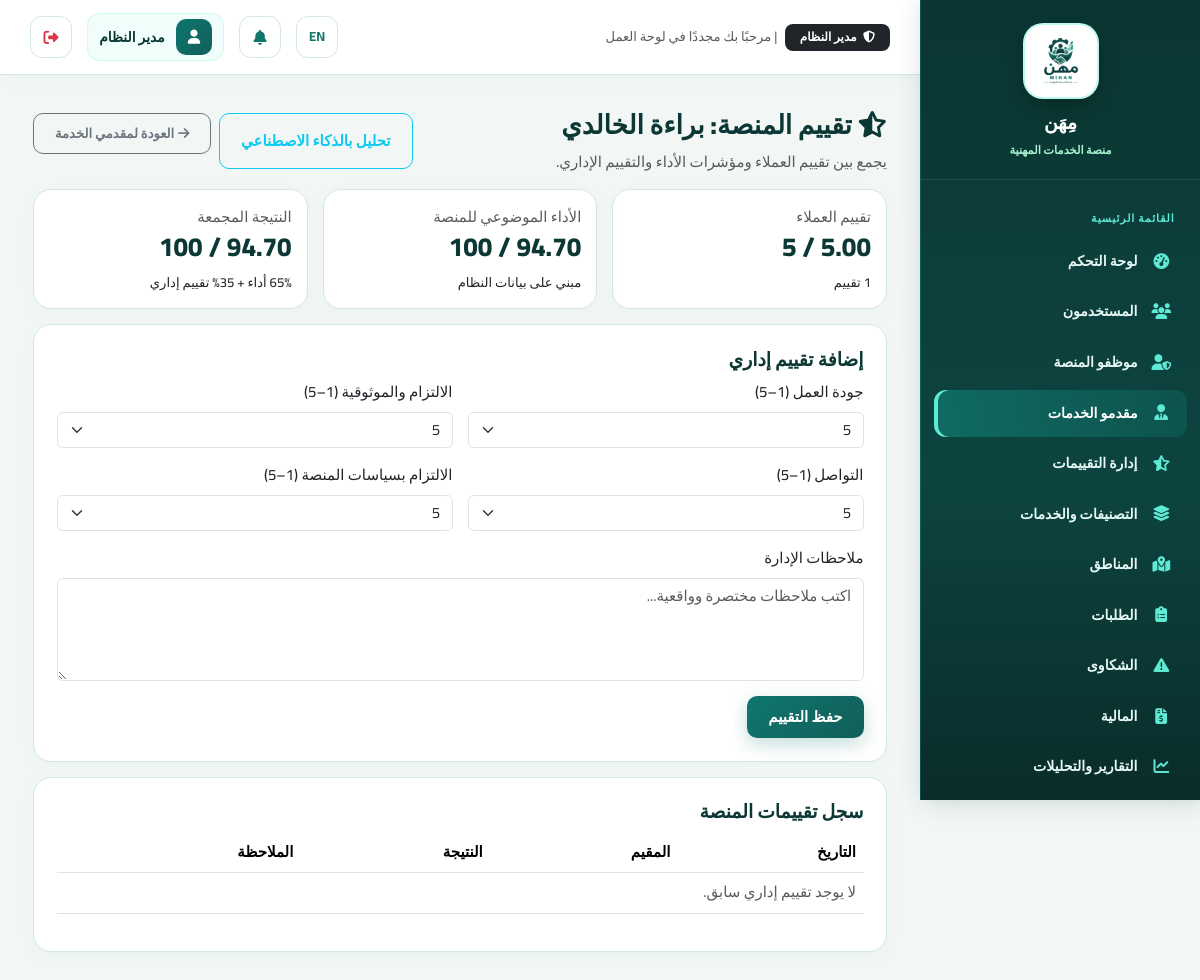
Screenshot of /admin/providers/1/evaluation (signed in) with the database file from the repository.
### tables this page shows
CREATE TABLE `system_settings` (
  `id` int(11) NOT NULL,
  `key` varchar(100) NOT NULL,
  `value` text DEFAULT NULL,
  `updated_at` datetime DEFAULT current_timestamp() ON UPDATE current_timestamp()
);

CREATE TABLE `users` (
  `id` int(11) NOT NULL,
  `name` varchar(150) NOT NULL,
  `email` varchar(150) NOT NULL,
  `phone` varchar(20) DEFAULT NULL,
  `password_hash` varchar(255) NOT NULL,
  `role` enum('customer','provider','employee','admin') NOT NULL DEFAULT 'customer',
  `profile_photo` varchar(255) DEFAULT NULL,
  `is_active` tinyint(1) NOT NULL DEFAULT 1,
  `is_verified_email` tinyint(1) NOT NULL DEFAULT 0,
  `created_at` datetime DEFAULT current_timestamp(),
  `updated_at` datetime DEFAULT current_timestamp() ON UPDATE current_timestamp()
);

CREATE TABLE `provider_profiles` (
  `id` int(11) NOT NULL,
  `user_id` int(11) NOT NULL,
  `category_id` int(11) DEFAULT NULL,
  `profession` varchar(150) DEFAULT NULL,
  `specialization` varchar(150) DEFAULT NULL,
  `bio` text DEFAULT NULL,
  `experience_years` int(11) DEFAULT 0,
  `is_verified` tinyint(1) NOT NULL DEFAULT 0,
  `is_available` tinyint(1) NOT NULL DEFAULT 1,
  `avg_rating` decimal(3,2) NOT NULL DEFAULT 0.00,
  `rating_count` int(11) NOT NULL DEFAULT 0,
  `completed_jobs` int(11) NOT NULL DEFAULT 0,
  `response_rate` decimal(5,2) NOT NULL DEFAULT 100.00,
  `created_at` datetime DEFAULT current_timestamp()
);

### app/views/admin/provider_evaluation.php (the view, shortened to what the rows shown need)
<div class="d-flex justify-content-between align-items-center mb-3"><div><h3><i class="fa-solid fa-star-half-stroke"></i> تقييم المنصة: <?= e($provider['name']) ?></h3><p class="text-muted mb-0">يجمع بين تقييم العملاء ومؤشرات الأداء والتقييم الإداري.</p></div><div class="d-flex gap-2"><a class="btn btn-outline-info" href="<?= url('/admin/ai/provider/'.$provider['id']) ?>">تحليل بالذكاء الاصطناعي</a><?php renderBackButton('/admin/providers', 'العودة لمقدمي الخدمة'); ?></div></div>
<div class="row g-3 mb-3"><div class="col-md-4"><div class="card p-3"><div class="text-muted">تقييم العملاء</div><h3><?= number_format((float)$customerStats['customer_avg'],2) ?> / 5</h3><small><?= (int)$customerStats['review_count'] ?> تقييم</small></div></div><div class="col-md-4"><div class="card p-3"><div class="text-muted">الأداء الموضوعي للمنصة</div><h3><?= number_format($objective,2) ?> / 100</h3><small>مبني على بيانات النظام</small></div></div><div class="col-md-4"><div class="card p-3"><div class="text-muted">النتيجة المجمعة</div><h3><?= number_format($combined,2) ?> / 100</h3><small>65% أداء + 35% تقييم إداري</small></div></div></div>
<div class="card p-4 mb-3"><h5>إضافة تقييم إداري</h5><form method="POST"><?= csrf_field() ?><div class="row g-3"><?php foreach(['quality_score'=>'جودة العمل','reliability_score'=>'الالتزام والموثوقية','communication_score'=>'التواصل','compliance_score'=>'الالتزام بسياسات المنصة'] as $k=>$label): ?><div class="col-md-6"><label class="form-label"><?= $label ?> (1–5)</label><select name="<?= $k ?>" class="form-select" required><?php for($i=1;$i<=5;$i++): ?><option value="<?= $i ?>" <?= (($latest[$k]??5)==$i)?'selected':'' ?>><?= $i ?></option><?php endfor; ?></select></div><?php endforeach; ?></div><div class="mt-3"><label class="form-label">ملاحظات الإدارة</label><textarea name="comment" class="form-control" rows="4" placeholder="اكتب ملاحظات مختصرة وواقعية..."></textarea></div><button class="btn btn-primary mt-3">حفظ التقييم</button></form></div>
<div class="card p-4"><h5>سجل تقييمات المنصة</h5><div class="table-responsive"><table class="table"><thead><tr><th>التاريخ</th><th>المقيم</th><th>النتيجة</th><th>الملاحظة</th></tr></thead><tbody><?php  if(!$history): ?><tr><td colspan="4" class="text-muted">لا يوجد تقييم إداري سابق.</td></tr><?php endif; ?></tbody></table></div></div>

### app/core/Router.php (shortened to what the rows shown need)
<?php
class Router
{
    private array $routes = [];
    private function add(string $method, string $path, string $handler): void
    {
        $this->routes[] = compact('method', 'path', 'handler');
    }
    public function dispatch(string $method, string $uri): void
    {
        $uri = strtok($uri, '?');
        $base = BASE_PATH;
        if ($base !== '' && strpos($uri, $base) === 0) {
            $uri = substr($uri, strlen($base));
        }
        $uri = rtrim($uri, '/');
        foreach ($this->routes as $route) {
            if ($route['method'] !== $method) continue;
            $pattern = preg_replace('#\{[a-zA-Z_]+\}#', '([^/]+)', $route['path']);
            $pattern = '#^' . $pattern . '$#u';
            if (preg_match($pattern, $uri, $matches)) {
                array_shift($matches);
                [$controllerName, $methodName] = explode('@', $route['handler']);
                $controller = new $controllerName();
                call_user_func_array([$controller, $methodName], $matches);
                return;
            }
        }
    }
}

### app/views/partials/sidebar.php (shortened to what the rows shown need)
<?php
$role=Auth::role(); $current=parse_url($_SERVER['REQUEST_URI']??'',PHP_URL_PATH) ?: '/';
$links=[];
if($role==='customer') $links=[['fa-gauge-high',__('dashboard'),'/customer/dashboard'],['fa-list-check',__('my_requests'),'/customer/requests'],['fa-file-invoice-dollar','المالية والفواتير','/customer/finance'],['fa-plus-circle',__('new_request'),'/customer/requests/create'],['fa-comment-dots',__('smart_assistant'),'/customer/ai/assistant'],['fa-user-gear',__('search'),'/providers'],['fa-triangle-exclamation',__('complaints'),'/customer/complaints'],['fa-user',__('profile'),'/customer/profile']];
elseif($role==='provider') $links=[['fa-gauge-high',__('dashboard'),'/provider/dashboard'],['fa-inbox',__('incoming_requests'),'/provider/requests'],['fa-wallet','المالية والمدفوعات','/provider/finance'],['fa-star',__('reviews'),'/provider/reviews'],['fa-id-card',__('professional_profile'),'/provider/profile']];
elseif($role==='admin') $links=[['fa-gauge-high',__('dashboard'),'/admin/dashboard'],['fa-users',__('users'),'/admin/users'],['fa-user-shield','موظفو المنصة','/admin/employees'],['fa-user-tie',__('providers'),'/admin/providers'],['fa-star-half-stroke',__('review_management'),'/admin/reviews'],['fa-layer-group',__('categories_services'),'/admin/categories'],['fa-map-location-dot',__('locations'),'/admin/locations'],['fa-clipboard-list',__('requests'),'/admin/requests'],['fa-triangle-exclamation',__('complaints'),'/admin/complaints'],['fa-file-invoice-dollar',__('finance'),'/admin/finance'],['fa-chart-line',__('reports_analytics'),'/admin/reports'],['fa-bell',__('notifications'),'/admin/notifications'],['fa-brain',__('ai'),'/admin/ai'],['fa-chalkboard-teacher','ماهر AI','/admin/mahir'],['fa-gear',__('settings'),'/admin/settings']];
?>
<aside class="dash-sidebar">
 <div class="sidebar-brand"><a href="<?= url('/') ?>" class="sidebar-brand-link"><img class="sidebar-logo" src="<?= asset('images/logo-mihan-original.png') ?>" alt="<?= e(__('app_name')) ?>"><span class="sidebar-brand-text"><?= e(setting('site_name', __('app_name'))) ?><small><?= __('professional_services_platform') ?></small></span></a></div>
 <ul class="sidebar-nav"><li class="sidebar-section"><?= __('main_menu') ?></li>
 <?php foreach($links as $link): $active=str_starts_with($current,rtrim(BASE_PATH.$link[2],'/')); ?><li><a class="<?= $active?'active':'' ?>" href="<?= url($link[2]) ?>"><i class="fa-solid <?= $link[0] ?>"></i><span><?= e($link[1]) ?></span></a></li><?php endforeach; ?>
 </ul>
</aside>

### app/views/partials/topbar.php (shortened to what the rows shown need)
<?php
$userRole = Auth::role();
$roleBadge = [
    'admin' => ['label' => 'مدير النظام', 'color' => 'bg-dark text-white'],
    'employee' => ['label' => 'موظف المنصة', 'color' => 'bg-primary text-white'],
    'provider' => ['label' => 'مقدم خدمة', 'color' => 'bg-info text-dark'],
    'customer' => ['label' => 'عميل مستفيد', 'color' => 'bg-success text-white'],
][$userRole] ?? ['label' => $userRole, 'color' => 'bg-secondary text-white'];
?>
<header class="dash-topbar">
  <div class="d-none d-md-flex align-items-center gap-2">
    <span class="badge <?= $roleBadge['color'] ?> px-3 py-2 fw-bold" style="font-size: 0.8rem; border-radius: 8px;">
      <i class="fa-solid fa-shield-halved me-1"></i> <?= $roleBadge['label'] ?>
    </span>
    <span class="text-muted small">| مرحبًا بك مجددًا في لوحة العمل</span>
  </div>
  <div class="ms-auto d-flex align-items-center gap-2 gap-md-3">
    <a href="<?= e(langUrl(currentLang() === 'ar' ? 'en' : 'ar')) ?>" class="icon-btn" title="تبديل اللغة">
      <span class="fw-bold small"><?= currentLang() === 'ar' ? 'EN' : 'ع' ?></span>
    </a>
    <a href="<?= url(Auth::role() . '/notifications') ?>" class="icon-btn position-relative" title="الإشعارات والتنبيهات">
      <i class="fa-solid fa-bell"></i>
    </a>
    <div class="dash-user">
      <span class="dash-user-avatar">
        <i class="fa-solid fa-user"></i>
      </span>
      <span class="dash-user-name fw-bold"><?= e(Auth::name()) ?></span>
    </div>
    <form method="POST" action="<?= url('/logout') ?>" class="d-inline">
      <button type="submit" class="icon-btn text-danger" title="<?= e(__('logout')) ?>">
        <i class="fa-solid fa-right-from-bracket"></i>
      </button>
    </form>
  </div>
</header>

### rows the page displays
system_settings: value "مِهَن"
users: role "مدير النظام", name "مدير النظام"
provider_profiles: user.name "براءة الخالدي"

### other values shown
$link[1] "لوحة التحكم"
$link[1] "المستخدمون"
$link[1] "موظفو المنصة"
$link[1] "مقدمو الخدمات"
$link[1] "إدارة التقييمات"
$link[1] "التصنيفات والخدمات"
$link[1] "المناطق"
$link[1] "الطلبات"
$link[1] "الشكاوى"
$link[1] "المالية"
$link[1] "التقارير والتحليلات"
$customerStats['customer_avg'] "5.00"
$customerStats['review_count'] "1"
$combined "94.70"
$label "جودة العمل"
